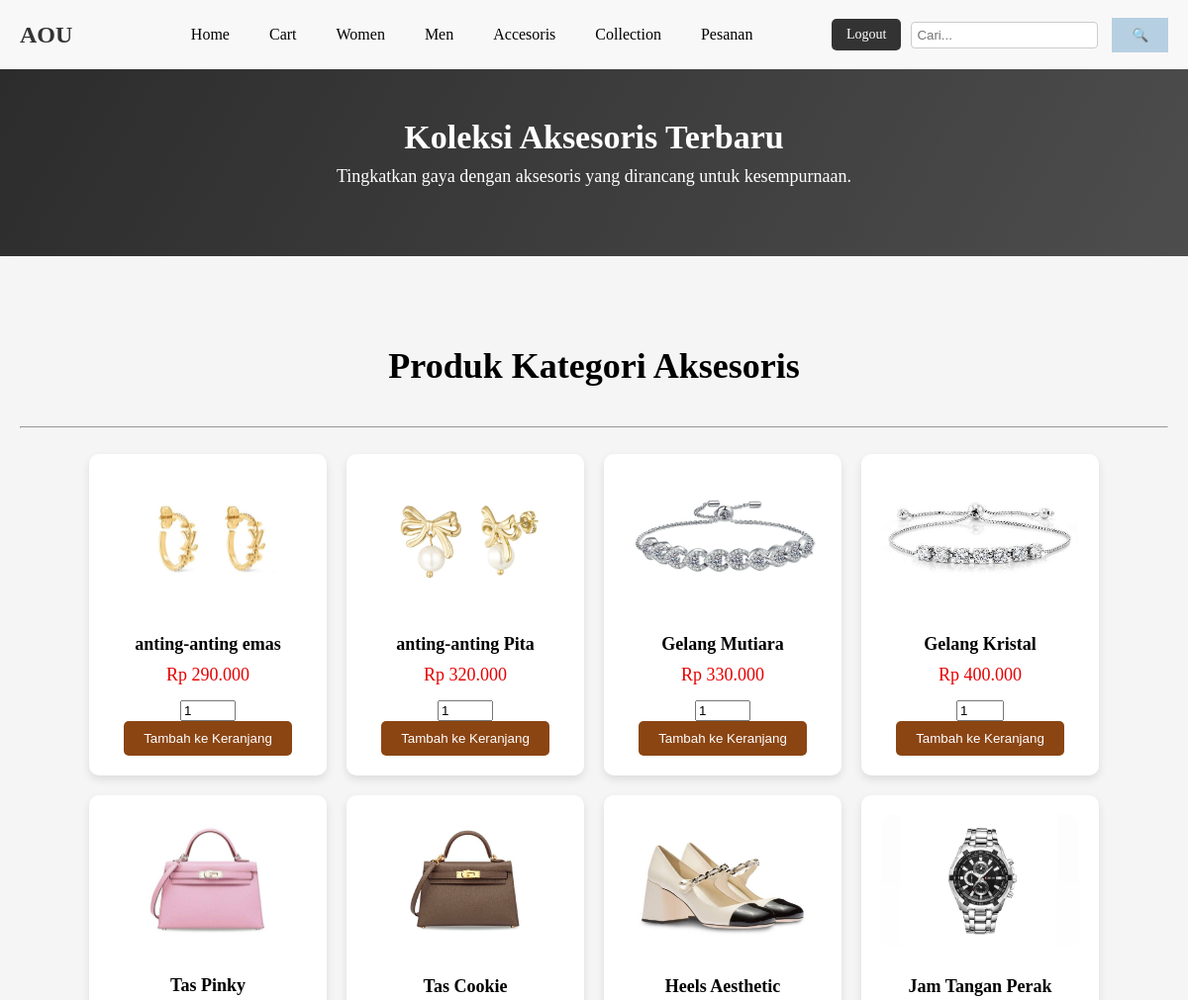
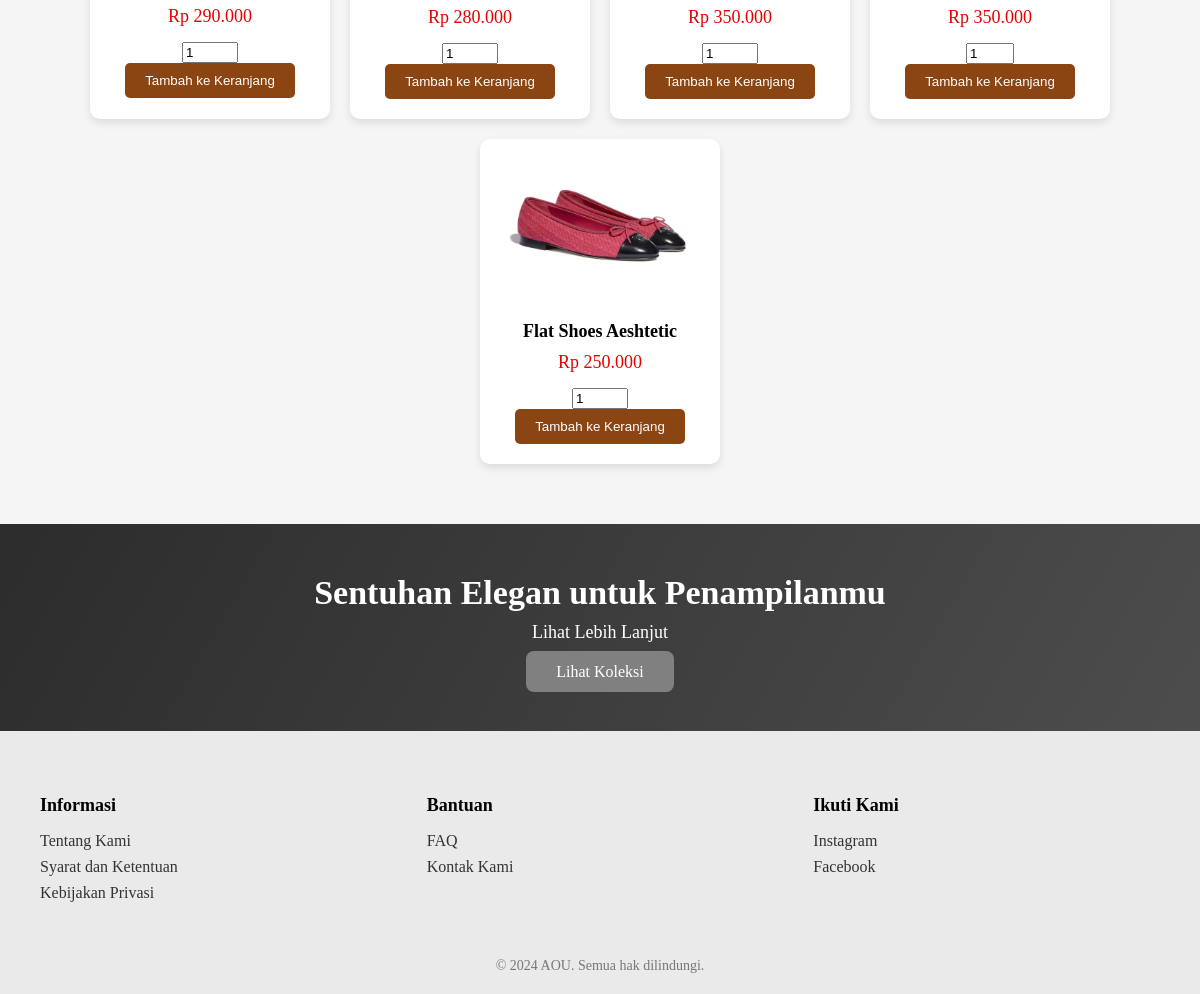
Page /users/aksesoris.php (signed in) on the committed database (2 pictures, top to bottom).
### tables this page shows
CREATE TABLE `products` (
  `id_produk` int(11) NOT NULL,
  `nama` varchar(255) NOT NULL,
  `harga` decimal(10,2) NOT NULL,
  `deskripsi_produk` text NOT NULL,
  `gambar_produk` varchar(255) NOT NULL,
  `stok` int(255) NOT NULL,
  `diskon` int(11) DEFAULT 0,
  `harga_diskon` decimal(10,2) DEFAULT NULL,
  `kategori` varchar(50) DEFAULT NULL,
  `id_kategori` int(11) DEFAULT NULL
);

### users/aksesoris.php (the view, shortened to what this page needs)
<?php
include '../db/config.php';
$sql = "SELECT * FROM products WHERE id_kategori = 7 AND diskon = 0";
$result = $conn->query($sql);
?>
<!DOCTYPE html>
<html lang="id">
<head>
    <link rel="stylesheet" href="style/user_women.css">
<body>
<?php include '../pages/navbar.php'; ?>
<section class="highlight-section">
    <h2>Koleksi Aksesoris Terbaru</h2>
    <p>Tingkatkan gaya dengan aksesoris yang dirancang untuk kesempurnaan.</p>
</section>
<section class="categories-section">
    <h2>Produk Kategori Aksesoris</h2>
    <hr><br>
    <div class="product-grid">
        <?php
        if ($result->num_rows > 0) {
            while ($row = $result->fetch_assoc()) {
                echo '<div class="product-card">';
                echo '<img src="../uploads/' . $row["gambar_produk"] . '" alt="' . $row["nama"] . '">';
                echo '<h4>' . $row["nama"] . '</h4>';
                echo '<div class="price">Rp ' . number_format($row["harga"], 0, ',', '.') . '</div>';
                echo '<form action="add_to_cart.php" method="POST" onsubmit="return validateForm(' . $row["stok"] . ', ' . $row["id_produk"] . ')">';
                echo '<input type="number" name="quantity" id="quantity-' . $row["id_produk"] . '" value="1" min="1" max="' . $row["stok"] . '" required>';
                echo '<button type="submit" class="btn" onclick="disableButton(this)">Tambah ke Keranjang</button>';
                echo '</form>';
                echo '</div>';
            }
        } else {
            echo "<p>Tidak ada produk untuk kategori Perempuan yang tidak memiliki diskon.</p>";
        }
        ?>
    </div>
</section>
    <section class="highlight-section">
          <h2>Sentuhan Elegan untuk Penampilanmu</h2>
    <p>Lihat Lebih Lanjut</p>
    <div class="highlight-button">
        <a href="products.php">Lihat Koleksi</a>
    </div>
</section>
<?php include '../pages/footer.php'; ?>
</body>
</html>

### users/style/user_women.css (style rules this page uses)
body { margin: 0; font-family: "Georgia", serif; background-color: #f5f5f5; }
button { background-color: #b6d0e2; color: white; border: none; padding: 10px 20px; cursor: pointer; text-decoration: none; }
.highlight-section { background: linear-gradient(120deg, #2c2c2c, #4d4d4d); padding: 50px 20px; text-align: center; color: white; font-family: "Georgia", serif; }
.highlight-section h2 { font-size: 34px; margin: 0; }
.highlight-section p { font-size: 18px; margin: 10px 0 20px; }
.highlight-button a { text-decoration: none; color: #fff; background-color: grey; padding: 12px 30px; border-radius: 8px; font-size: 16px; transition: background-color 0.3s; }
.categories-section { padding: 60px 20px; text-align: center; }
.categories-section h2 { font-size: 36px; margin-bottom: 40px; }
.product-grid { display: flex; gap: 20px; justify-content: center; flex-wrap: wrap; }
.product-card { background-color: #fff; padding: 20px; border-radius: 10px; box-shadow: 0 4px 8px rgba(0, 0, 0, 0.1); text-align: center; width: 200px; transition: transform 0.3s; }
.product-card img { width: 100%; border-radius: 10px; margin-bottom: 15px; }
.product-card h4 { font-size: 18px; margin: 10px 0; }
.price { color: #e60000; font-size: 18px; margin-bottom: 15px; }
.btn { padding: 10px 20px; background-color: #8b4513; color: #fff; border: none; border-radius: 5px; cursor: pointer; transition: background-color 0.3s; }

### pages/navbar.php (style rules this page uses)
body { margin: 0; font-family: 'Georgia', serif; background-color: #f5f5f5; }

### rows in the picture
products: gambar_produk (picture), nama "anting-anting emas", harga "290.000"
products: gambar_produk (picture), nama "anting-anting Pita", harga "320.000"
products: gambar_produk (picture), nama "Gelang Mutiara", harga "330.000"
products: gambar_produk (picture), nama "Gelang Kristal", harga "400.000"
products: gambar_produk (picture), nama "Tas Pinky", harga "290.000"
products: gambar_produk (picture), nama "Tas Cookie", harga "280.000"
products: gambar_produk (picture), nama "Heels Aesthetic", harga "350.000"
products: gambar_produk (picture), nama "Jam Tangan Perak", harga "350.000"
products: gambar_produk (picture), nama "Flat Shoes Aeshtetic", harga "250.000"
